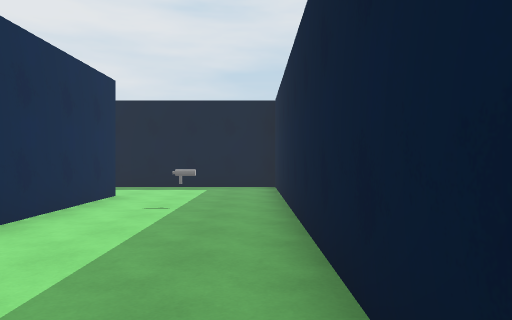
[1] (above)

16 first-person views from a walk through a Unity game level. The camera is 1.4 m above the floor, looks level and sees 70° across. The floor is counted in squares, 2 m on a side. Each view is taken from the middle of a square. On the plan, view 1 faces up. The plan holds only what a view shows up to about 11 squares ahead; the rest is blank. The player character is not drawn. Surface patterns are stand-ins for the level's own textures.

[2]
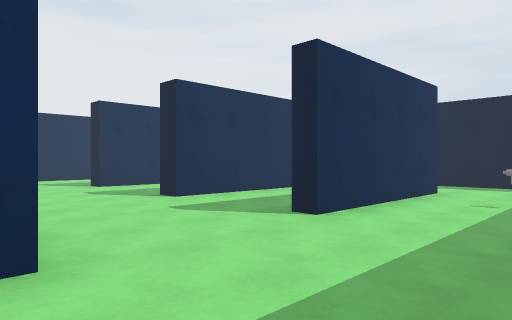

[3]
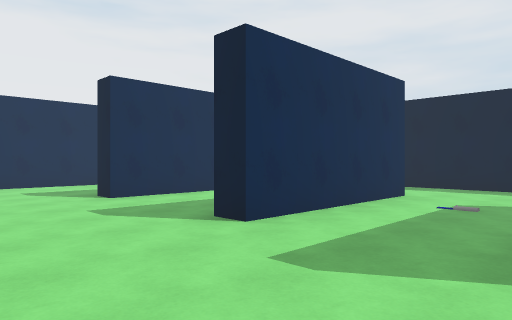

[4]
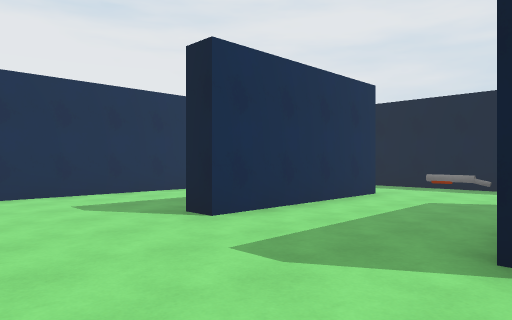

[5]
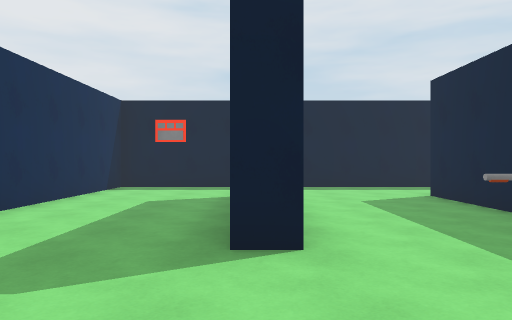

[6]
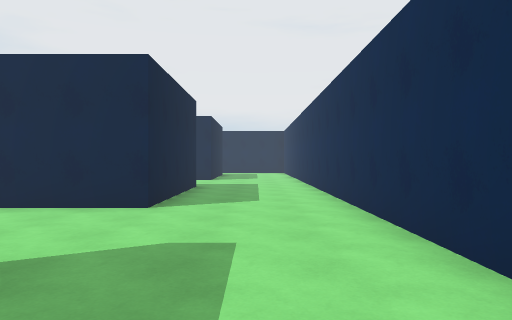

[7]
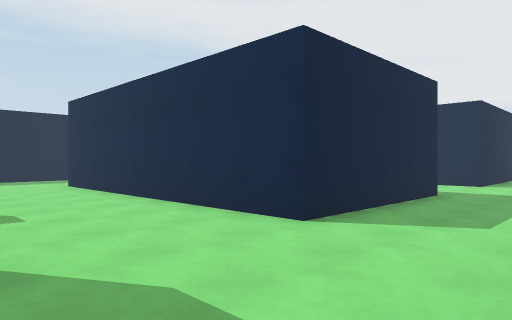

[8]
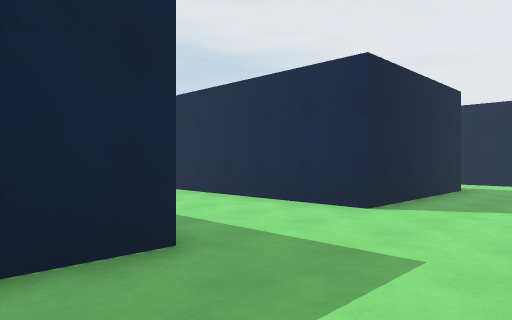

[9]
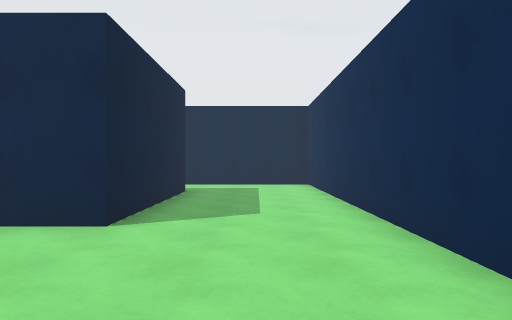

[10]
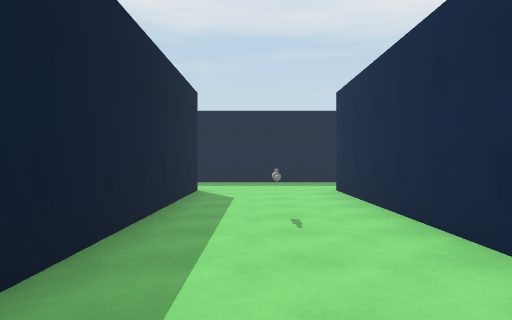

[11]
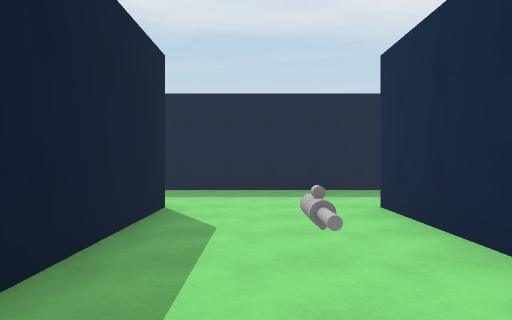

[12]
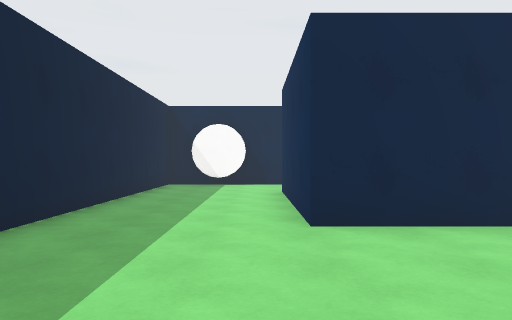

[13]
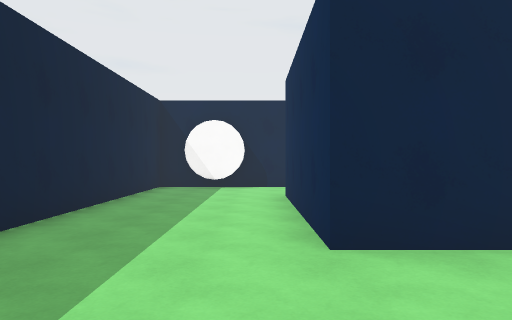

[14]
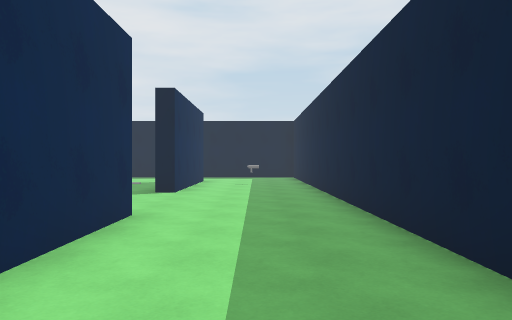

[15]
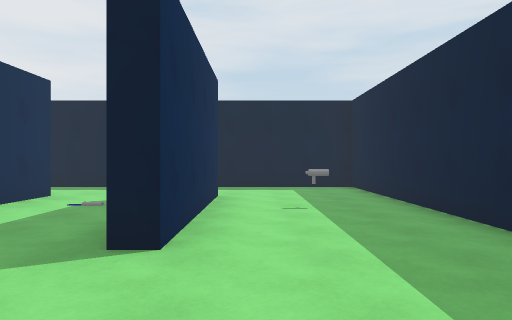

[16]
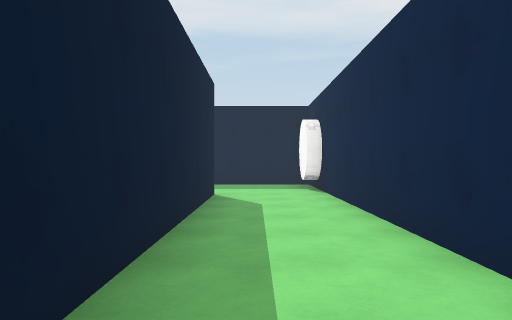

### Floor plan
Points are (right, up) in squares from view 1. A wall is a line through its corners. A room is listed if a view was taken in it or the views show most of it. See-through windows are left out.
Room 1 (views 1, 2, 3, 4, 5, 6, 7, 8, 9, 10, 11, 12, 13, 14, 15, 16)
walls: (-6.6, 4.9) (-6.6, 7.2); (-10.4, -4.8) (-10.4, -0.4) (-2.6, -0.4) (-2.6, -2.8); (-2.5, -4.7) (-9.1, -4.7); (-6, 7.2) (-6, 2.8) (-6.6, 2.8); (-9.6, 7.2) (-9.6, 2.8) (-10.2, 2.8); (-2.7, 7.2) (-2.7, 2.8) (-3.2, 2.8); (-10.4, -12.2) (-10.4, -7.9) (-2.6, -7.9) (-2.6, -12.2) (-8.9, -12.2); (-7.9, -14.5) (0.5, -14.5) (0.5, 9.5) (-13.5, 9.5) (-13.5, -14.5) (-9.8, -14.5); (-1.6, -14.6) (-1.6, -14.2) (-0.2, -14.2)
objects: rifle (-7, -6); other object (-7, 4); other object (-1, 5)

Where each view was taken, in squares from view 1:
view 1: 0 up, 0 right, facing up
view 2: 1 down, 0 right, facing up-left
view 3: 0 up, 3 left, facing up-left
view 4: 0 up, 6 left, facing up-left
view 5: 0 up, 10 left, facing up
view 6: 5 up, 12 left, facing down
view 7: 3 up, 13 left, facing down-right
view 8: 3 down, 13 left, facing down-right
view 9: 4 down, 12 left, facing down
view 10: 6 down, 11 left, facing right
view 11: 6 down, 8 left, facing right
view 12: 4 down, 2 left, facing down
view 13: 5 down, 2 left, facing down
view 14: 5 down, 1 left, facing up
view 15: 0 up, 2 left, facing up
view 16: 13 down, 10 left, facing right
